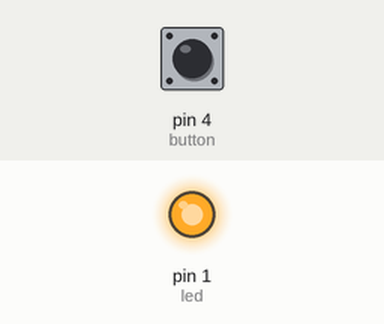
Bench run of a program on a simulated MicroPython board. On the bench: output pins drawn as LEDs (lit = HIGH). The test bench sets the inputs (shaded band); at power-on: pin 4 (button) HIGH. Random numbers come from a fixed seed.

Above: at 0.1 s.
At 5.7 s:
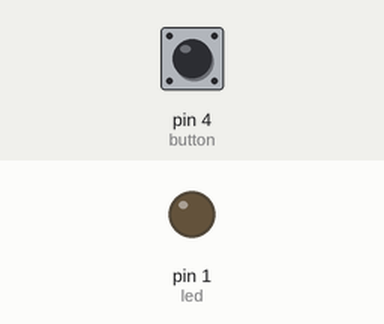
Timing chart, 0 to 7.2 s (numbered marks = the images above):
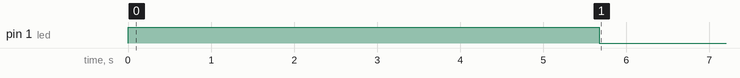

The program:

interrupcion.py
```python
import machine
import utime
import urandom
led = machine.Pin(1, machine.Pin.OUT)
button = machine.Pin(4, machine.Pin.IN, machine.Pin.PULL_UP)
def button_handler(pin):
 button.irq(handler=None)
 print(pin)
led.value(1)
utime.sleep(urandom.uniform(5, 10))
led.value(0)
button.irq(trigger=machine.Pin.IRQ_FALLING, handler=button_handler)
```

Measured:
- by itself, pin 1 (led): LOW → HIGH at 0.00 s, → LOW 5.7 s later
